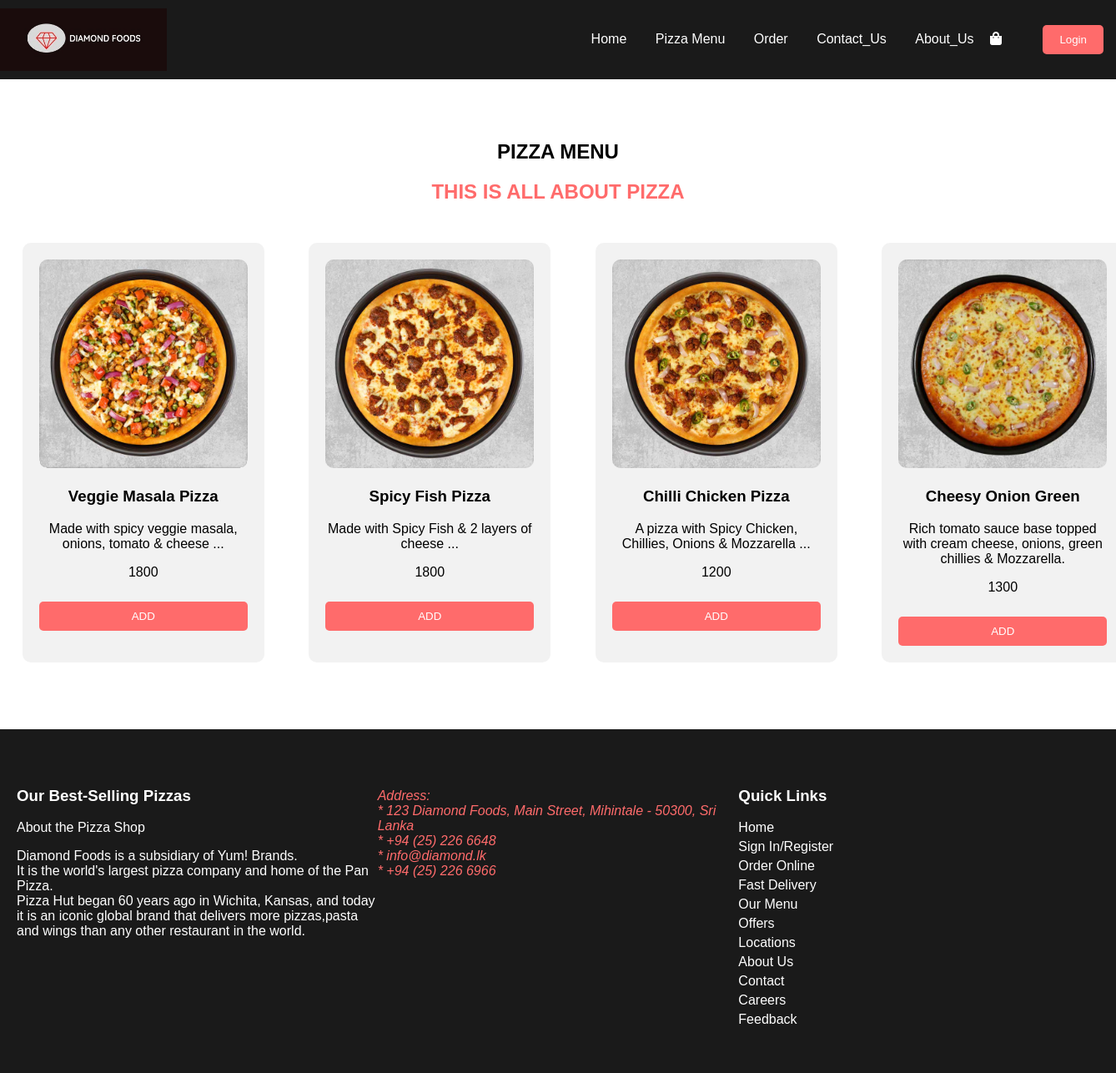
Page /pizza_menu.php on the committed database.
### tables this page shows
CREATE TABLE `tbl_food` (
  `id` int(10) UNSIGNED NOT NULL,
  `title` varchar(100) NOT NULL,
  `description` text NOT NULL,
  `price` decimal(10,0) NOT NULL,
  `image_name` varchar(255) NOT NULL,
  `crust_options` text NOT NULL,
  `category_id` int(11) NOT NULL,
  `featured` varchar(10) NOT NULL,
  `active` varchar(10) NOT NULL
);

### pizza_menu.php (the view, shortened to what this page needs)
<?php include('partial-front/menu.php'); ?>
    <section class="pizza-menu">
        <h1>PIZZA MENU</h1>
        <h2>THIS IS ALL ABOUT PIZZA</h2>
        <div class="menu-cards">
            <?php
                $sql = "SELECT * FROM tbl_food WHERE active='Yes'";
                $res = mysqli_query($conn, $sql);
                $count = mysqli_num_rows($res);
                if ($count > 0)
                {
                    while ($row = mysqli_fetch_assoc($res))
                    {
                        $title = $row['title'];
                        $description = $row['description'];
                        $price = $row['price'];
                        $image_name = $row['image_name'];
                        ?>
                        <div class="menu-card">
                            <?php
                                if ($image_name == "")
                                {
                                    echo "<div class='error'>Image not available.</div>";
                                }
                                else
                                {
                                    ?>
                                    <img alt="<?php echo $title; ?>" src="<?php echo SITEURL; ?>images/food/<?php echo $image_name; ?>" >
                                    <?php
                                }
                            ?>
                            <h3><?php echo $title;?></h3>
                            <p><?php echo $description;?></p>
                            <p><?php echo $price;?></p>
                            <a href="#"><button>ADD</button></a>
                        </div>
                        <?php
                    }
                }
                else
                {
                    echo "<div class='error'>Food not found.</div>";
                }
            ?>
        </div>
    </section>
<?php include('partial-front/footer.php'); ?>

### partial-front/menu.php (shortened to what this page needs)
<!DOCTYPE html>
<html lang="en">
<head>
    <link href="https://cdnjs.cloudflare.com/ajax/libs/font-awesome/5.15.3/css/all.min.css" rel="stylesheet"/>
    <link rel="stylesheet" href="css/index.css">
</head>
<body>
    <header>
        <img alt="Diamond Foods Logo" src="images/logo.jpg"/>
        <nav>
            <ul>
                <a href="<?php echo SITEURL; ?>">Home</a>
                <a href="<?php echo SITEURL; ?>pizza_menu.php">Pizza Menu</a>
                <a href="<?php echo SITEURL; ?>order.php">Order</a>
                <a href="<?php echo SITEURL; ?>contact_us.php">Contact_Us</a>
                <a href="<?php echo SITEURL; ?>about_us.php">About_Us</a>
                <i class="fas fa-shopping-bag cart-icon"><a href="cart.html"></a></i>
                <a href="<?php echo SITEURL; ?>login.php"><button class="login-btn">Login</button></a>
            </ul>
        </nav>
    </header>

### partial-front/footer.php
<footer class="footer">
        <div class="about">
            <h3>Our Best-Selling Pizzas</h3>
            <p>About the Pizza Shop</p>
            <p>Diamond Foods is a subsidiary of Yum! Brands.<br>
             It is the world's largest pizza company and home of the Pan Pizza. <br>
             Pizza Hut began 60 years ago in Wichita, Kansas, and today <br>
             it is an iconic global brand that delivers more pizzas,pasta<br>
             and wings than any other restaurant in the world.</p>
        </div>
        <div class="address">
            <Address>
                <p>Address: <br>
                    * 123 Diamond Foods, Main Street, Mihintale - 50300, Sri Lanka <br>
                    * +94 (25) 226 6648 <br>
                    * info@diamond.lk <br>
                    * +94 (25) 226 6966</p>
            </Address>
        </div>
        <div class="quick-links">
            <h3>Quick Links</h3>
            <a href="#">Home</a>
            <a href="#">Sign In/Register</a>
            <a href="#">Order Online</a>
            <a href="#">Fast Delivery</a>
            <a href="#">Our Menu</a>
            <a href="#">Offers</a>
            <a href="#">Locations</a>
            <a href="#">About Us</a>
            <a href="#">Contact</a>
            <a href="#">Careers</a>
            <a href="#">Feedback</a>
        </div>
    </footer>
</body>
</html>

### css/index.css (style rules this page uses)
body { font-family: sans-serif; margin: 0; padding: 0; background-color: #fff; }
header { background-color: #1a1a1a; color: #fff; padding: 10px 0; display: flex; justify-content: space-between; align-items: center; }
header img { height: 75px; width: 200px; }
nav a { color: #fff; margin: 0 15px; text-decoration: none; }
.login-btn { background-color: #ff6b6b; color: #fff; padding: 10px 20px; border: none; border-radius: 5px; cursor: pointer; }
.pizza-menu { text-align: center; padding: 4% 0; }
.pizza-menu h2 { color: #ff6b6b; margin: 0; }
.pizza-menu .menu-cards { display: flex; justify-content: space-around; margin-top: 20px; }
.pizza-menu .menu-card { background-color: #f2f2f2; padding: 20px; width: 28%; float: left; margin: 2%; border-radius: 10px; text-align: center; }
.pizza-menu .menu-card img { height: 250px; width: 250px; border-radius: 10px; }
.pizza-menu .menu-card select, .pizza-menu .menu-card button { margin-top: 10px; padding: 10px; border: none; border-radius: 5px; width: 100%; }
.pizza-menu .menu-card button { background-color: #ff6b6b; color: #fff; cursor: pointer; }
.footer { background-color: #1a1a1a; color: #fff; padding: 50px 20px; display: flex; justify-content: space-between; }
.footer .about, .footer .address, .footer .quick-links { width: 45%; }
.footer .address { color: #ff6b6b; text-decoration: none; display: block; margin: 5px 0; }
.footer .quick-links a { color: #fff; text-decoration: none; display: block; margin: 5px 0; }

### rows in the picture
tbl_food: image_name (picture), title "Veggie Masala Pizza", description "Made with spicy veggie masala, onions, tomato & cheese ...", price "1800"
tbl_food: image_name (picture), title "Spicy Fish Pizza", description "Made with Spicy Fish & 2 layers of cheese ...", price "1800"
tbl_food: image_name (picture), title "Chilli Chicken Pizza", description "A pizza with Spicy Chicken, Chillies, Onions & Mozzarella ...", price "1200"
tbl_food: image_name (picture), title "Cheesy Onion Green", description "Rich tomato sauce base topped with cream cheese, onions, green chillies & Mozzarella.", price "1300"
